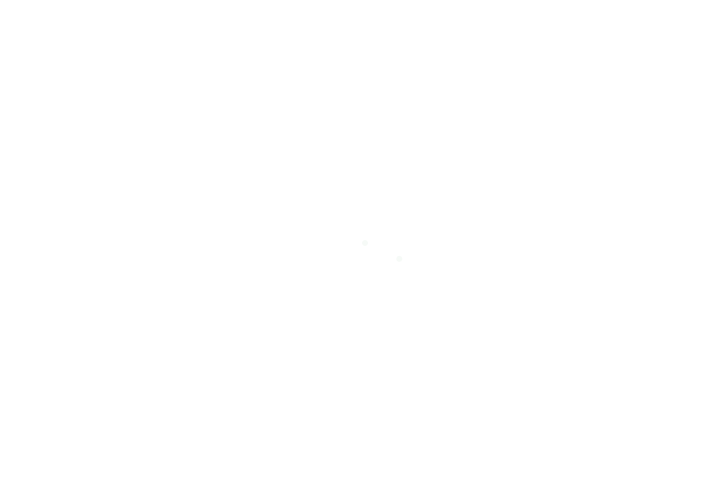
Frame 1 (no input)
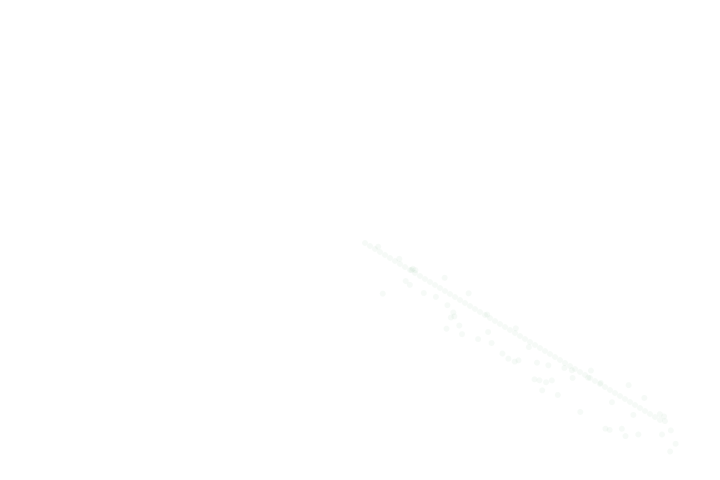
Frame 60 (the mouse pressed at the canvas centre just before this capture)
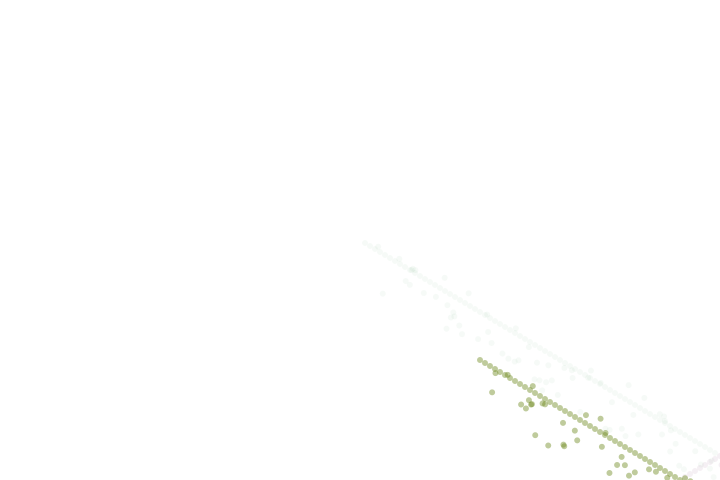
Frame 120 (the mouse held since frame 60 and released just before this capture)

The Processing sketch that drew these frames (run headless with seeded random() and noise(); from frame 60 on, the mouse is pressed at the canvas centre):

// Processing sketch: bouncing_coloBall
// ── bouncing_coloBall.pde
int x, y;
float vx = 5;
float vy = 3;

float radius = 3.0;
//int xdirection = 1;
//int ydirection = 1;

float r, g, b, a;
 
void setup(){
  size(720,480);
  background(255);
  ellipseMode(RADIUS);
  
  x = width/2;
  y = height/2;
  
  noStroke();
  fill(20,120,50,10);
  
}

void draw(){
  //background(255);
  //x=x+(vx*xdirection);
  //y=y+(vy*ydirection);
  
  x+=vx;
  y+=vy;
  
  r=random(255);
  g=random(255);
  b=random(255);
  a=random(255);
  
  //fill(r,g,b,a);
  
  //fill(200);
  if((x >( width-radius))|| (x < radius)){
    //xdirection = xdirection*(-1);
    vx*=-1;
    fill(r,g,b,a);
  }
  
  if((y > (height-radius))|| (y < radius)){
    //ydirection = ydirection*(-1);
    vy*=-1;
    fill(r,g,b,a);
    //fill(random(255),);
  }
  
  ellipse(x,y,radius,radius);
  ellipse(x+random(40),y+random(50),radius,radius);
  //println(y);

  
  
}
